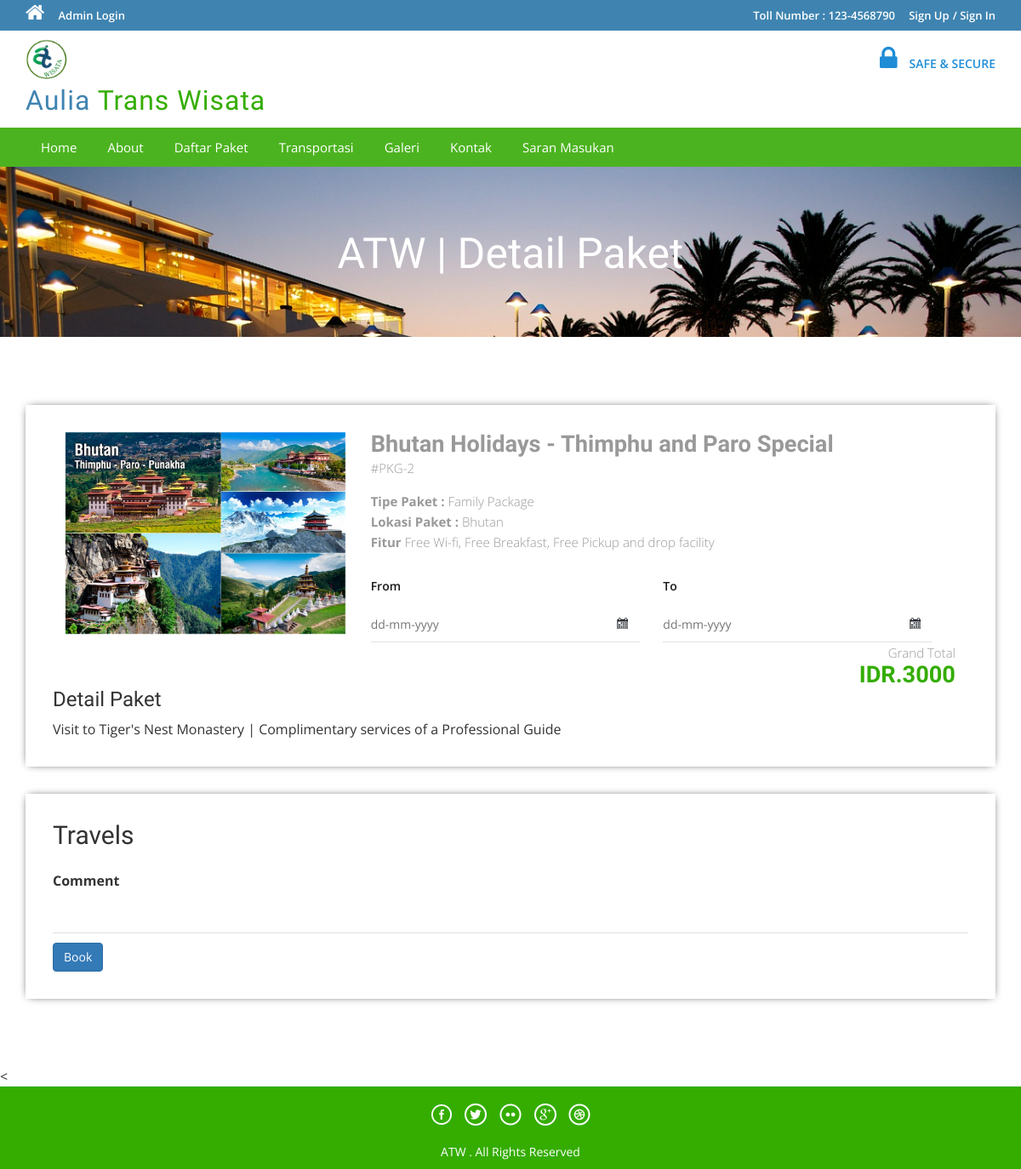
Before: /package-details.php?pkgid=2 with the older database file.
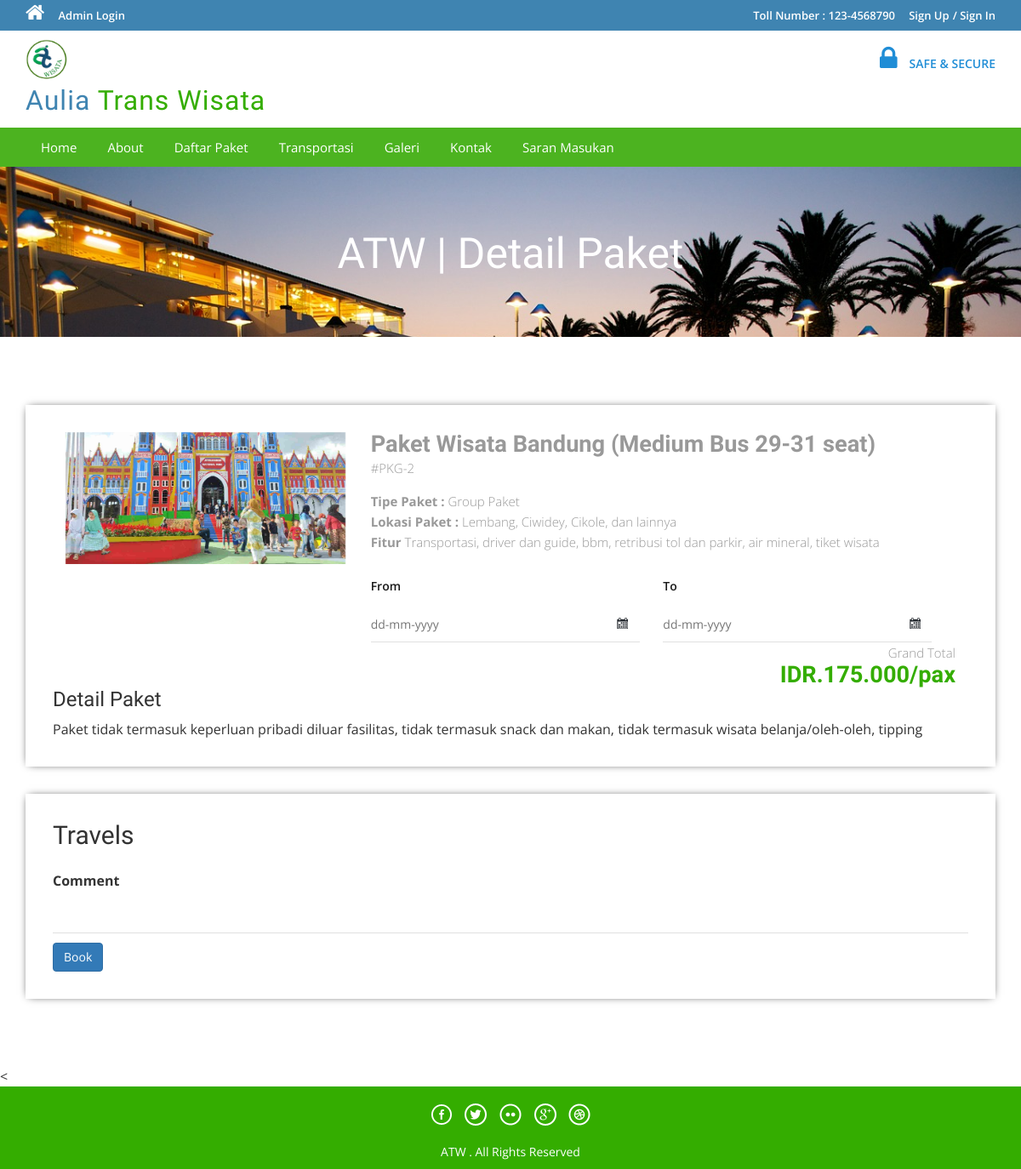
After: the same page with the newer database file.
### tables this page shows
CREATE TABLE `tbltourpackages` (
  `PackageId` int(11) NOT NULL,
  `PackageName` varchar(200) DEFAULT NULL,
  `PackageType` varchar(150) DEFAULT NULL,
  `PackageLocation` varchar(100) DEFAULT NULL,
  `PackagePrice` varchar(255) DEFAULT NULL,
  `PackageFetures` varchar(255) DEFAULT NULL,
  `PackageDetails` mediumtext DEFAULT NULL,
  `PackageImage` varchar(100) DEFAULT NULL,
  `Creationdate` timestamp NULL DEFAULT current_timestamp(),
  `UpdationDate` timestamp NULL DEFAULT NULL ON UPDATE current_timestamp()
);

### package-details.php (the view, shortened to what this page needs)
<?php
include('includes/config.php');
?>
<!DOCTYPE HTML>
<html>
<head>
<link href="css/bootstrap.css" rel='stylesheet' type='text/css' />
<link href="css/style.css" rel='stylesheet' type='text/css' />
<link href="css/font-awesome.css" rel="stylesheet">
<link href="css/animate.css" rel="stylesheet" type="text/css" media="all">
<link rel="stylesheet" href="css/jquery-ui.css" />
</head>
<body>
<?php include('includes/header.php');?>
<div class="banner-3">
	<div class="container">
		<h1 class="wow zoomIn animated animated" data-wow-delay=".5s" style="visibility: visible; animation-delay: 0.5s; animation-name: zoomIn;">ATW | Detail Paket</h1>
	</div>
</div>
<div class="selectroom">
	<div class="container">
<?php
$pid=intval($_GET['pkgid']);
$sql = "SELECT * from tbltourpackages where PackageId=:pid";
$query = $dbh->prepare($sql);
$query -> bindParam(':pid', $pid, PDO::PARAM_STR);
$query->execute();
$results=$query->fetchAll(PDO::FETCH_OBJ);
if($query->rowCount() > 0)
{
foreach($results as $result)
{	?>
<form name="book" method="post">
		<div class="selectroom_top">
			<div class="col-md-4 selectroom_left wow fadeInLeft animated" data-wow-delay=".5s">
				<img src="admin/pacakgeimages/<?php echo htmlentities($result->PackageImage);?>" class="img-responsive" alt="">
			</div>
			<div class="col-md-8 selectroom_right wow fadeInRight animated" data-wow-delay=".5s">
				<h2><?php echo htmlentities($result->PackageName);?></h2>
				<p class="dow">#PKG-<?php echo htmlentities($result->PackageId);?></p>
				<p><b>Tipe Paket :</b> <?php echo htmlentities($result->PackageType);?></p>
				<p><b>Lokasi Paket :</b> <?php echo htmlentities($result->PackageLocation);?></p>
					<p><b>Fitur</b> <?php echo htmlentities($result->PackageFetures);?></p>
					<div class="ban-bottom">
				<div class="bnr-right">
				<label class="inputLabel">From</label>
				<input class="date" id="datepicker" type="text" placeholder="dd-mm-yyyy"  name="fromdate" required="">
			</div>
			<div class="bnr-right">
				<label class="inputLabel">To</label>
				<input class="date" id="datepicker1" type="text" placeholder="dd-mm-yyyy" name="todate" required="">
			</div>
			</div>
				<div class="grand">
					<p>Grand Total</p>
					<h3>IDR.<?php echo htmlentities($result->PackagePrice)?></h3>
				</div>
			</div>
		<h3>Detail Paket</h3>
				<p style="padding-top: 1%"><?php echo htmlentities($result->PackageDetails);?> </p>
		</div>
		<div class="selectroom_top">
			<h2>Travels</h2>
			<div class="selectroom-info animated wow fadeInUp animated" data-wow-duration="1200ms" data-wow-delay="500ms" style="visibility: visible; animation-duration: 1200ms; animation-delay: 500ms; animation-name: fadeInUp; margin-top: -70px">
				<ul>
					<li class="spe">
						<label class="inputLabel">Comment</label>
						<input class="special" type="text" name="comment" required="">
					</li>
					<?php if($_SESSION['login'])
					{?>
						<li class="spe" text-align="center">
					<button type="submit" name="submit2" class="btn-primary btn">Book</button>
						</li>
						<?php } else {?>
							<li class="sigi" text-align="center" style="margin-top: 1%">
							<a href="#" data-toggle="modal" data-target="#myModal4" class="btn-primary btn" > Book</a></li>
							<?php } ?>
				</ul>
			</div>
		</div>
		</form>
<?php }} ?>
	</div>
</div>
<
<?php include('includes/footer.php');?>
</body>
</html>

Changed rows visible on the page:
changed tbltourpackages id 2: PackageImage: a different picture; PackageName "Bhutan Holidays - Thimphu and Paro Special" → "Paket Wisata Bandung (Medium Bus 29-31 seat)"; PackageType "Family Package" → "Group Paket"; PackageLocation "Bhutan" → "Lembang, Ciwidey, Cikole, dan lainnya"; PackageFetures "Free Wi-fi, Free Breakfast, Free Pickup and drop facility" → "Transportasi, driver dan guide, bbm, retribusi tol dan parkir, air mineral, tiket wisata"; PackagePrice "3000" → "175.000/pax"; PackageDetails "Visit to Tiger's Nest Monastery | Complimentary services of a Professional Guide" → "Paket tidak termasuk keperluan pribadi diluar fasilitas, tidak termasuk snack dan makan, tidak termasuk wisata belanja/oleh-oleh, tipping"
